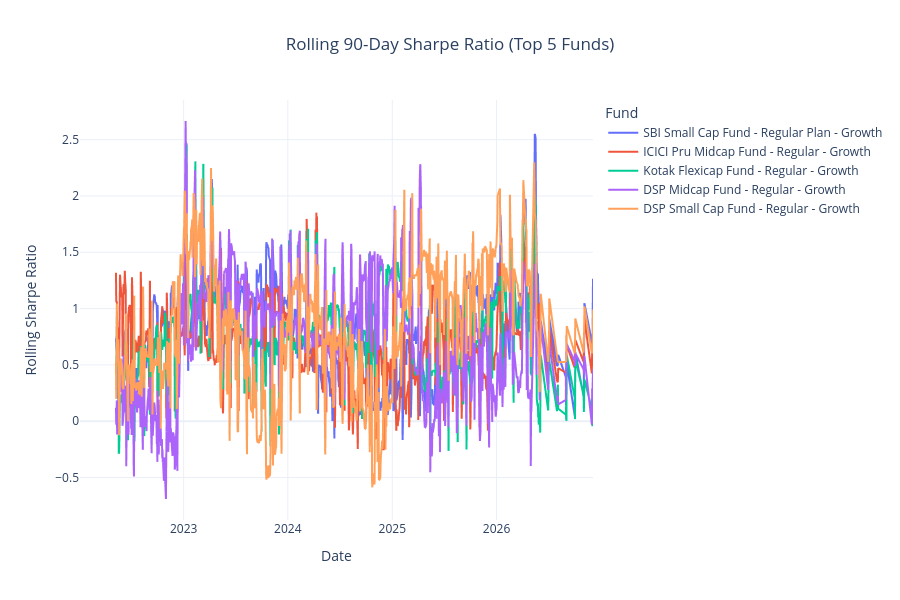

The notebook cell saved with this chart:
### Code cell
# Filter only the top 5 funds
plot_df = returns[returns["amfi_code"].isin(top5_funds)].copy()

 
plot_df["amfi_code"] = plot_df["amfi_code"].astype(str)

fund_master["amfi_code"] = fund_master["amfi_code"].astype(str)

# ----------------------------
# Merge Scheme Name
# ----------------------------
plot_df = plot_df.merge(
    fund_master[["amfi_code", "scheme_name"]],
    on="amfi_code",
    how="left"
)
 

fig = px.line(
    plot_df,
    x="date",
    y="rolling_sharpe",
    color="scheme_name",
    title="Rolling 90-Day Sharpe Ratio (Top 5 Funds)",
    template="plotly_white"
)

fig.update_layout(
    xaxis_title="Date",
    yaxis_title="Rolling Sharpe Ratio",
    title_x=0.5,
    height=600,
    legend_title="Fund"
)

fig.show()

### Figure 1 — Plotly figure (JSON) as saved in the notebook; plotly's stock layout.template omitted (floating-point values rounded to 4 significant figures; data arrays with more than 128 entries replaced by an {"elided": "..."} marker saying what was removed)
{"data": [{"hovertemplate": "scheme_name=SBI Small Cap Fund - Regular Plan - Growth<br>date=%{x}<br>rolling_sharpe=%{y}<extra></extra>", "legendgroup": "SBI Small Cap Fund - Regular Plan - Growth", "line": {"color": "#636efa", "dash": "solid"}, "marker": {"symbol": "circle"}, "mode": "lines", "name": "SBI Small Cap Fund - Regular Plan - Growth", "showlegend": true, "type": "scattergl", "x": {"elided": "1149 str values"}, "xaxis": "x", "y": {"elided": "1149 float values"}, "yaxis": "y"}, {"hovertemplate": "scheme_name=ICICI Pru Midcap Fund - Regular - Growth<br>date=%{x}<br>rolling_sharpe=%{y}<extra></extra>", "legendgroup": "ICICI Pru Midcap Fund - Regular - Growth", "line": {"color": "#EF553B", "dash": "solid"}, "marker": {"symbol": "circle"}, "mode": "lines", "name": "ICICI Pru Midcap Fund - Regular - Growth", "showlegend": true, "type": "scattergl", "x": {"elided": "1149 str values"}, "xaxis": "x", "y": {"elided": "1149 float values"}, "yaxis": "y"}, {"hovertemplate": "scheme_name=Kotak Flexicap Fund - Regular - Growth<br>date=%{x}<br>rolling_sharpe=%{y}<extra></extra>", "legendgroup": "Kotak Flexicap Fund - Regular - Growth", "line": {"color": "#00cc96", "dash": "solid"}, "marker": {"symbol": "circle"}, "mode": "lines", "name": "Kotak Flexicap Fund - Regular - Growth", "showlegend": true, "type": "scattergl", "x": {"elided": "1149 str values"}, "xaxis": "x", "y": {"elided": "1149 float values"}, "yaxis": "y"}, {"hovertemplate": "scheme_name=DSP Midcap Fund - Regular - Growth<br>date=%{x}<br>rolling_sharpe=%{y}<extra></extra>", "legendgroup": "DSP Midcap Fund - Regular - Growth", "line": {"color": "#ab63fa", "dash": "solid"}, "marker": {"symbol": "circle"}, "mode": "lines", "name": "DSP Midcap Fund - Regular - Growth", "showlegend": true, "type": "scattergl", "x": {"elided": "1149 str values"}, "xaxis": "x", "y": {"elided": "1149 float values"}, "yaxis": "y"}, {"hovertemplate": "scheme_name=DSP Small Cap Fund - Regular - Growth<br>date=%{x}<br>rolling_sharpe=%{y}<extra></extra>", "legendgroup": "DSP Small Cap Fund - Regular - Growth", "line": {"color": "#FFA15A", "dash": "solid"}, "marker": {"symbol": "circle"}, "mode": "lines", "name": "DSP Small Cap Fund - Regular - Growth", "showlegend": true, "type": "scattergl", "x": {"elided": "1149 str values"}, "xaxis": "x", "y": {"elided": "1149 float values"}, "yaxis": "y"}], "layout": {"height": 600, "legend": {"title": {"text": "Fund"}, "tracegroupgap": 0}, "title": {"text": "Rolling 90-Day Sharpe Ratio (Top 5 Funds)", "x": 0.5}, "xaxis": {"anchor": "y", "domain": [0, 1], "title": {"text": "Date"}}, "yaxis": {"anchor": "x", "domain": [0, 1], "title": {"text": "Rolling Sharpe Ratio"}}}}
